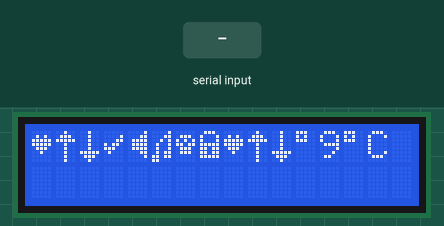
Recording of a sketch running on a simulated ESP32. Shown: 16×2 character LCD. The inputs (shaded band) are chosen by the test bench.

Above: at 1.3 s.
1.4 s: "1" received over Serial
At 2.2 s:
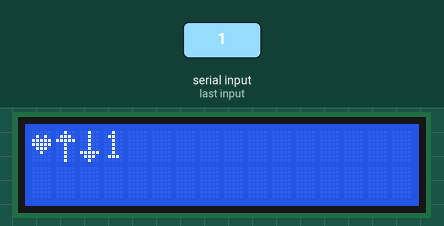
3.0 s: "0" received over Serial
At 3.4 s:
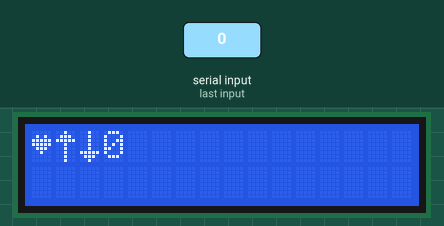
4.6 s: "2" received over Serial
At 5.8 s:
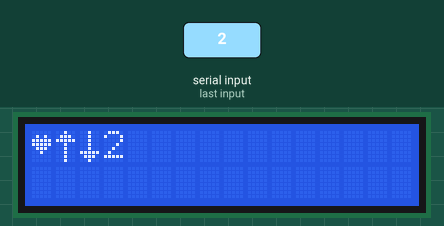
Timing chart, 0 to 7.6 s (numbered marks = the images above; inputs shaded):
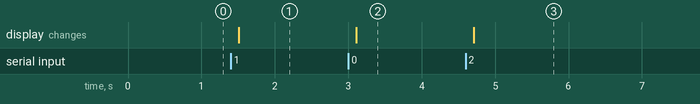

Measured:
- after the input at 1.4 s, the display: changes after 0.11 s (image 1)
- after the input at 3.0 s, the display: changes after 0.11 s (image 2)
- after the input at 4.6 s, the display: changes after 0.11 s (image 3)

The sketch:

alfaTestLCD.ino
```cpp
#include <Wire.h>
#include <LiquidCrystal_I2C.h>
// I2C GPIOs
#define IIC_CLK       23
#define IIC_DATA      18

byte customChar0[8] = {
  0b00000,
  0b01010,
  0b11111,
  0b11111,
  0b01110,
  0b00100,
  0b00000,
  0b00000
};

byte customChar1[8] = {
  0b00100,
  0b01110,
  0b11111,
  0b00100,
  0b00100,
  0b00100,
  0b00100,
  0b00100
};

byte customChar2[8] = {
  0b00100,
  0b00100,
  0b00100,
  0b00100,
  0b00100,
  0b11111,
  0b01110,
  0b00100
};
// Make custom characters:
byte Heart[] = {
  B00000,
  B01010,
  B11111,
  B11111,
  B01110,
  B00100,
  B00000,
  B00000
};
byte Bell[] = {
  B00100,
  B01110,
  B01110,
  B01110,
  B11111,
  B00000,
  B00100,
  B00000
};
byte Alien[] = {
  B11111,
  B10101,
  B11111,
  B11111,
  B01110,
  B01010,
  B11011,
  B00000
};
byte Check[] = {
  B00000,
  B00001,
  B00011,
  B10110,
  B11100,
  B01000,
  B00000,
  B00000
};
byte Speaker[] = {
  B00001,
  B00011,
  B01111,
  B01111,
  B01111,
  B00011,
  B00001,
  B00000
};
byte Sound[] = {
  B00001,
  B00011,
  B00101,
  B01001,
  B01001,
  B01011,
  B11011,
  B11000
};
byte Skull[] = {
  B00000,
  B01110,
  B10101,
  B11011,
  B01110,
  B01110,
  B00000,
  B00000
};
byte Lock[] = {
  B01110,
  B10001,
  B10001,
  B11111,
  B11011,
  B11011,
  B11111,
  B00000
};
byte smiley[8] = {
  B00000,
  B10001,
  B00000,
  B00000,
  B10001,
  B01110,
  B00000,
};
LiquidCrystal_I2C lcd(0x20, 16, 2);  // set the LCD address to 0x27 for a 16 chars and 2 line display

void setup()
{
  Serial.begin(115200);
  Wire.begin(IIC_DATA, IIC_CLK);
        lcd.init();                      // initialize the lcd
          lcd.createChar(0, Heart);
          lcd.createChar(1, Bell);
          lcd.createChar(2, Alien);
          lcd.createChar(3, Check);
          lcd.createChar(4, Speaker);
          lcd.createChar(5, Sound);
          lcd.createChar(6, Skull);
          lcd.createChar(7, Lock);
        lcd.createChar(8, customChar0); // create a new custom character (index 0)
        lcd.createChar(9, customChar1); // create a new custom character (index 1)
        lcd.createChar(10, customChar2); // create a new custom character (index 2)

  lcd.backlight();
    lcd.clear();
          lcd.write((byte)0);
          lcd.write((byte)1);
          lcd.write((byte)2);
         lcd.write((byte)3);
         lcd.write((byte)4);
         lcd.write((byte)5);
         lcd.write((byte)6);
         lcd.write((byte)7);
         lcd.write((byte)8);
         lcd.write((byte)9);
         lcd.write((byte)10);
         lcd.print((char) 223);
         lcd.print("9" "\xDF" "C");

}

void loop()
{
  // when characters arrive over the serial port...
  if (Serial.available()) {
    // wait a bit for the entire message to arrive
    delay(100);
    // clear the screen
    lcd.clear();
          lcd.write((byte)0);
          lcd.write((byte)1);
          lcd.write((byte)2);
    // read all the available characters
    while (Serial.available() > 0) {
      // display each character to the LCD
      lcd.write(Serial.read());
    }
  }
}
```
